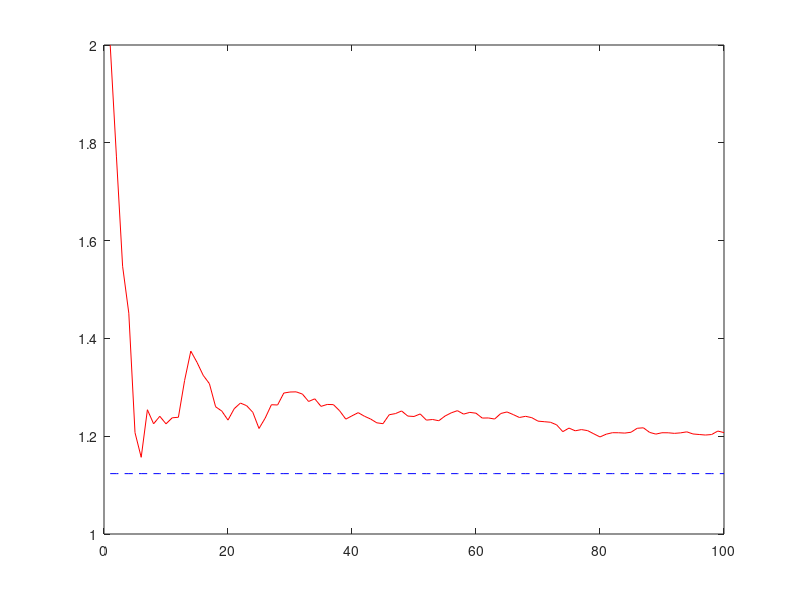

This figure's MATLAB source:
% for homework 2
% problem 2

clear; close all;

PI = [0.1 0.3 0.4 0.2; 0.2 0.4 0 0.4; 0 0.3 0.5 0.2; 0.5 0.3 0.2 0];  % transition matrix

f=[2.0 1.0 2.5 -1.0];

N=4; % state #
K=1000;

%generate the chain
 x(1,1) = ceil(4*rand);
    for k = 2:K
        % generate a chain
        P = PI(x(k-1,1),:); %pick i-th row
        U = rand;
        if U < P(1)
            x(k,1) = 1;
            
        elseif (P(1)<U&&U<(P(1)+P(2)))
            x(k,1) = 2;
            
        elseif((P(1)+P(2))<U&&U<(P(1)+P(2)+P(3)))
                    
                    x(k,1) = 3;
        else
            x(k,1) = N; 
        end
    end
 
[V, D] = eig(PI'); 
ind = find(abs(diag(D)-1)< 1e-6);
P = V(:,ind)/sum(V(:,ind));
    
% generate the estimator

for i=1:10:1000
Est1(i)=(1/i)*sum(f(x(1:i,1)));
Est2(i)=sum(f*P);
end;

plot(Est1(1:10:1000),'r');
hold on, plot(Est2(1:10:1000),'--b')
    
    
